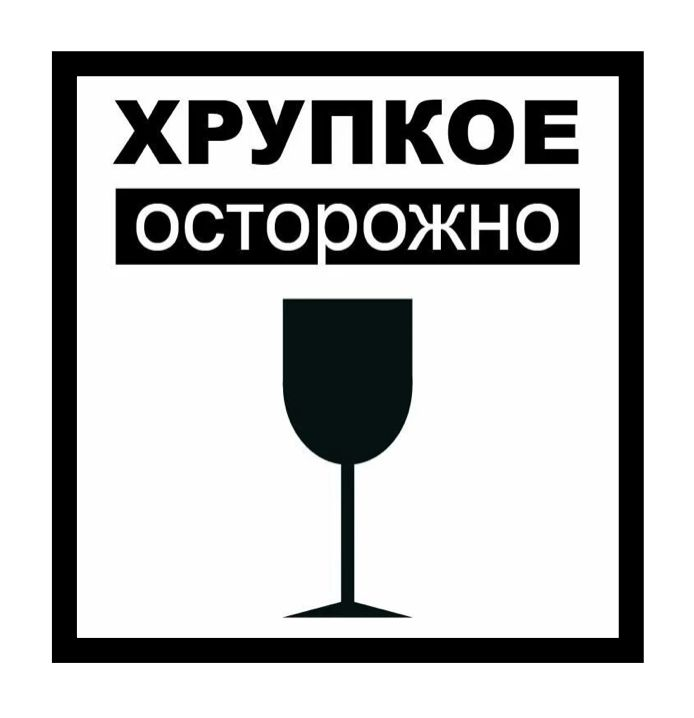
#> input picture templates/Хрупкое.jpg, 694 x 718 px, found by its file name
$ python ratio_image_file.py
#> lines starting #> are read from the running program, lines starting #| are printed output that depends on the picture
from PIL import Image
import os

from loguru import logger


def parse_aspect_ratio(ratio_str):
    """Парсит строку соотношения сторон (например, '16:9')"""
    try:
        width_ratio, height_ratio = map(float, ratio_str.split(':'))
        return width_ratio / height_ratio
    except (ValueError, AttributeError):
        raise ValueError(f"Неверный формат соотношения сторон: {ratio_str}. Используйте формат 'ширина:высота'")


def add_padding_to_aspect_ratio(image_path, aspect_ratio=None, output_size=None, output_path=None):
    """
    Добавляет белые поля к изображению для достижения нужного соотношения сторон или размеров

    Изображение масштабируется так, чтобы полностью влезать в целевые размеры без обрезки
    """
#> called with image_path = '..\\хрупкое.jpg', aspect_ratio = '16:9', output_path = 'хрупкое_16x9.jpg'

    if aspect_ratio is None and output_size is None:
        raise ValueError("Должен быть указан либо aspect_ratio, либо output_size")

    if aspect_ratio is not None and output_size is not None:
        raise ValueError("Укажите только один параметр: aspect_ratio ИЛИ output_size")

    # Открываем изображение
    with Image.open(image_path) as img:
#> img is the input picture: PIL image 694x718 RGB; mean R, G, B 191, 191.5, 191.5
        original_img = img.convert('RGB')  # Конвертируем в RGB для гарантии

        # Получаем текущие размеры
        original_width, original_height = original_img.size
        original_ratio = original_width / original_height

        # Определяем целевые размеры
        if output_size is not None:
            # Парсим размеры, если передана строка
            if isinstance(output_size, str):
                try:
                    target_width, target_height = map(int, output_size.split('x'))
                except (ValueError, AttributeError):
                    raise ValueError(f"Неверный формат размеров: {output_size}. Используйте формат 'ширинаxвысота'")
            else:
                target_width, target_height = output_size

            target_ratio = target_width / target_height

            # Масштабируем изображение так, чтобы оно полностью влезало в целевые размеры
            # Используем минимальный масштаб, чтобы обе стороны были меньше или равны целевым
            scale_width = target_width / original_width
            scale_height = target_height / original_height
            scale = min(scale_width, scale_height)

            new_width = int(original_width * scale)
            new_height = int(original_height * scale)
            original_img = original_img.resize((new_width, new_height), Image.LANCZOS)
            original_width, original_height = new_width, new_height
            logger.info(f"Изображение масштабировано до: {original_width}x{original_height}")

            new_width, new_height = target_width, target_height

        else:
            # Используем соотношение сторон
            if isinstance(aspect_ratio, str):
                target_ratio = parse_aspect_ratio(aspect_ratio)
            else:
                target_ratio = aspect_ratio

            # Если текущее соотношение уже соответствует целевому
            if abs(original_ratio - target_ratio) < 0.01:
                logger.warning("Изображение уже имеет нужное соотношение сторон")
                # if output_path:
                #     original_img.save(output_path)
                return original_img

            # Определяем новые размеры на основе соотношения сторон
            # Без масштабирования - только добавляем белые поля
            if original_ratio > target_ratio:
                # Ширина слишком большая - добавляем поля сверху и снизу
                new_width = original_width
                new_height = int(original_width / target_ratio)
            else:
                # Высота слишком большая - добавляем поля слева и справа
                new_height = original_height
                new_width = int(original_height * target_ratio)

        # Вычисляем отступы для центрирования
        padding_left = (new_width - original_width) // 2
        padding_right = new_width - original_width - padding_left
        padding_top = (new_height - original_height) // 2
        padding_bottom = new_height - original_height - padding_top

        # Проверяем, что отступы не отрицательные (изображение не выходит за границы)
        if padding_left < 0 or padding_top < 0:
            # Если изображение больше целевых размеров, масштабируем его еще раз
            scale = min(new_width / original_width, new_height / original_height)
            original_width = int(original_width * scale)
            original_height = int(original_height * scale)
            original_img = original_img.resize((original_width, original_height), Image.LANCZOS)

            # Пересчитываем отступы
            padding_left = (new_width - original_width) // 2
            padding_right = new_width - original_width - padding_left
            padding_top = (new_height - original_height) // 2
            padding_bottom = new_height - original_height - padding_top

            logger.info(f"Дополнительное масштабирование до: {original_width}x{original_height}")

        # Создаем новое изображение с белым фоном
        new_img = Image.new('RGB', (new_width, new_height), (255, 255, 255))
#> new_img: PIL image 1276x718 RGB; every value is 255

        # Вставляем оригинальное изображение в центр
        new_img.paste(original_img, (padding_left, padding_top))
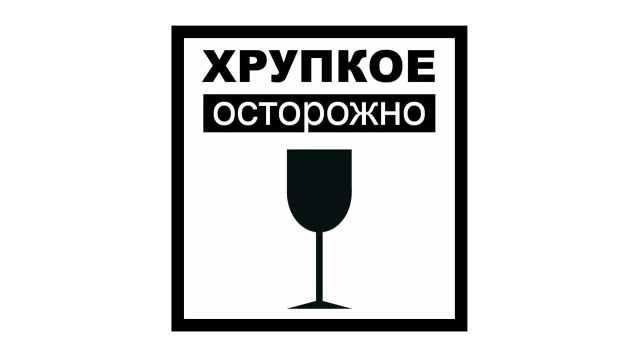
#> new_img: PIL image 1276x718 RGB (shown at 1/2 size); mean R, G, B 220.2, 220.5, 220.5

        # Сохраняем результат
        if output_path is None:
            name, ext = os.path.splitext(image_path)
            suffix = "_padded" if aspect_ratio else "_resized"
            output_path = f"{name}{suffix}{ext}"

        # new_img.save(output_path)
        # print(f"Изображение сохранено как: {output_path}")
        logger.info(f"Исходные размеры: {img.size[0]}x{img.size[1]}")
        logger.info(f"Масштабированные размеры: {original_width}x{original_height}")
        logger.info(f"Финальные размеры: {new_width}x{new_height}")
        logger.info(
            f"Добавлено полей: слева {padding_left}, справа {padding_right}, сверху {padding_top}, снизу {padding_bottom}")

        return new_img


if __name__ == "__main__":
    image_path = "..\хрупкое.jpg"

    # Вариант 1: по соотношению сторон
    try:
        add_padding_to_aspect_ratio(image_path, aspect_ratio="16:9", output_path="хрупкое_16x9.jpg")
    except Exception as e:
        print(f"Ошибка: {e}")

    # Вариант 2: по конкретным размерам (изображение будет масштабировано чтобы влезть)
    try:
        add_padding_to_aspect_ratio(image_path, output_size="800x600", output_path="хрупкое_800x600.jpg")
#> call 2 of add_padding_to_aspect_ratio, with image_path = '..\\хрупкое.jpg', output_size = '800x600', output_path = 'хрупкое_800x600.jpg'
#> in add_padding_to_aspect_ratio (call 2), `original_img = original_img.resize((new_width, new_height), Image.LANC..`:
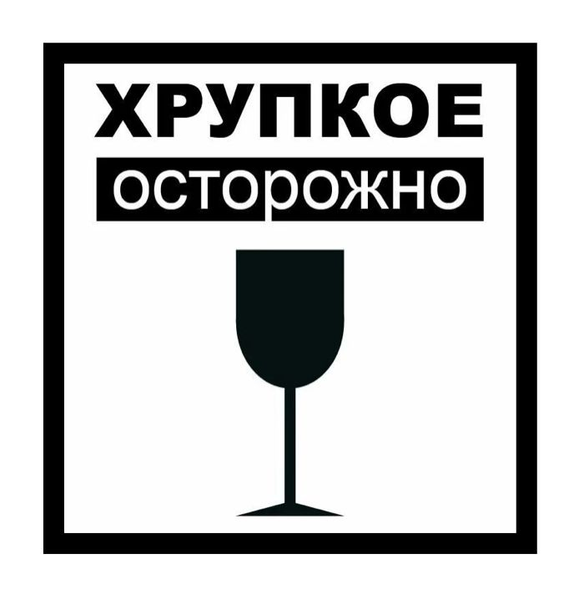
#> original_img: PIL image 579x600 RGB; mean R, G, B 191, 191.5, 191.5
#> in add_padding_to_aspect_ratio (call 2), `new_img.paste(original_img, (padding_left, padding_top))`:
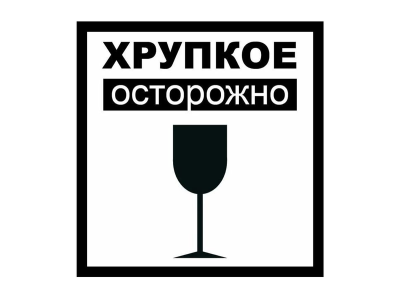
#> new_img: PIL image 800x600 RGB (shown at 1/2 size); mean R, G, B 208.7, 209.1, 209.1
    except Exception as e:
        print(f"Ошибка: {e}")

    # Вариант 3: по большим размерам (изображение увеличится до максимально возможного)
    try:
        add_padding_to_aspect_ratio(image_path, output_size="3000x2000", output_path="хрупкое_3000x2000.jpg")
#> call 3 of add_padding_to_aspect_ratio, with image_path = '..\\хрупкое.jpg', output_size = '3000x2000', output_path = 'хрупкое_3000x2000.jpg'
#> in add_padding_to_aspect_ratio (call 3), `original_img = original_img.resize((new_width, new_height), Image.LANC..`:
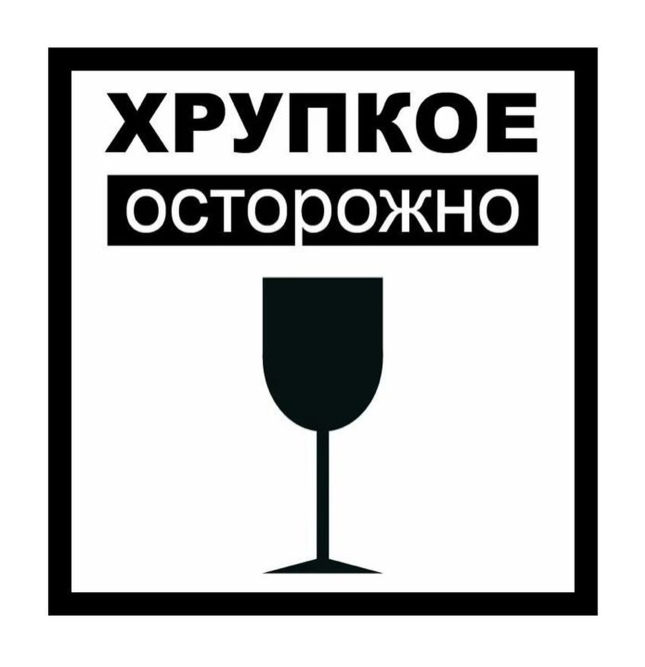
#> original_img: PIL image 1933x2000 RGB (shown at 1/3 size); mean R, G, B 191, 191.5, 191.5
#> in add_padding_to_aspect_ratio (call 3), `new_img.paste(original_img, (padding_left, padding_top))`:
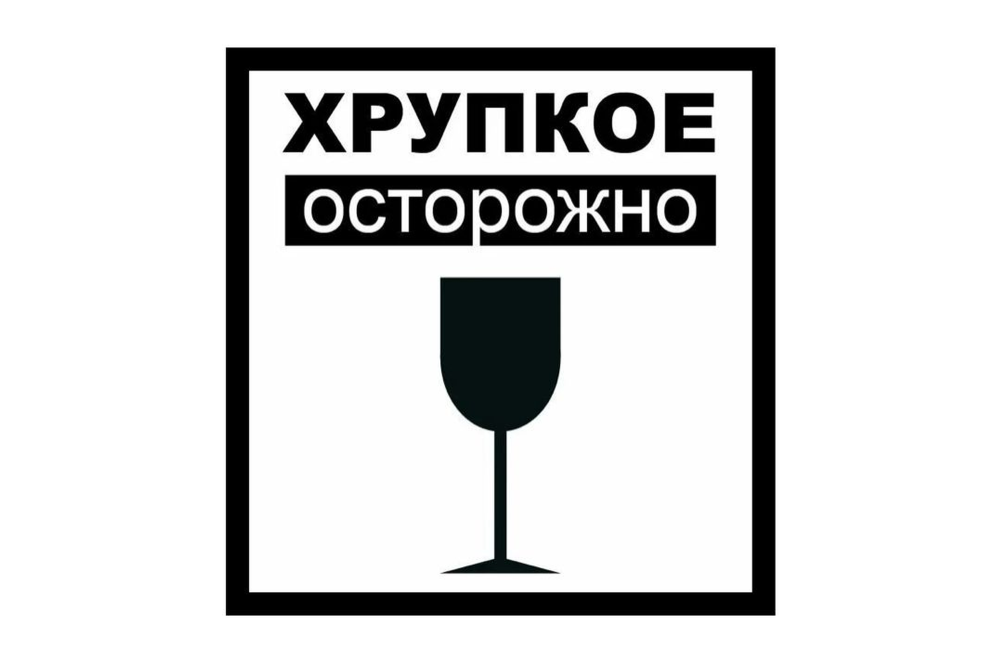
#> new_img: PIL image 3000x2000 RGB (shown at 1/3 size); mean R, G, B 213.8, 214.1, 214.1
    except Exception as e:
        print(f"Ошибка: {e}")

$ run again, with templates/Растение 1.jpg copied over templates/Хрупкое.jpg
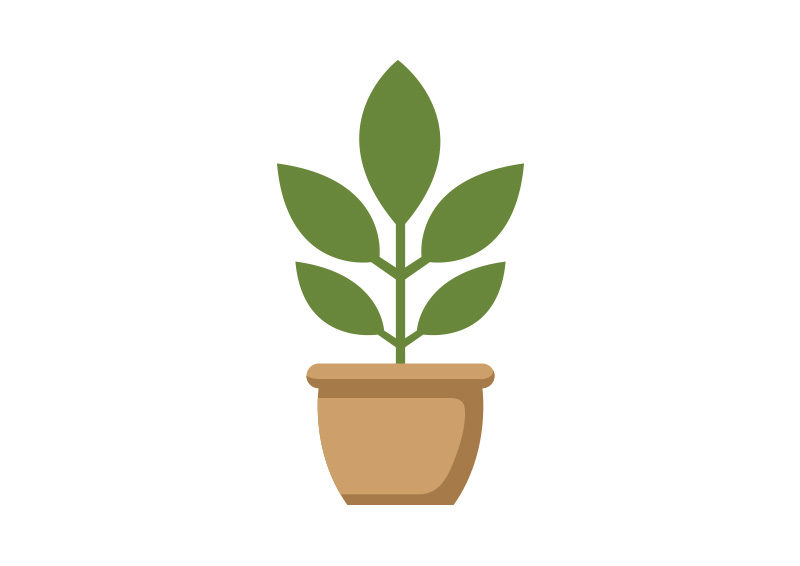
#> input picture templates/Растение 1.jpg, 800 x 566 px, found by its file name
#> in add_padding_to_aspect_ratio, img is the input picture: PIL image 800x566 RGB; mean R, G, B 241.5, 241.4, 233.6
#> in add_padding_to_aspect_ratio (call 2), `new_img.paste(original_img, (padding_left, padding_top))`:
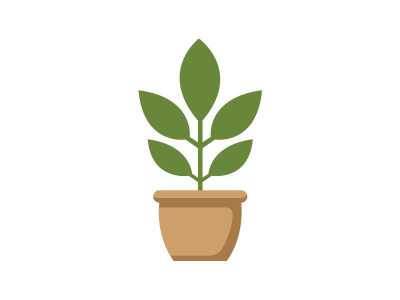
#> new_img: PIL image 800x600 RGB (shown at 1/2 size); mean R, G, B 242.3, 242.2, 234.8
#> in add_padding_to_aspect_ratio (call 3), `new_img.paste(original_img, (padding_left, padding_top))`:
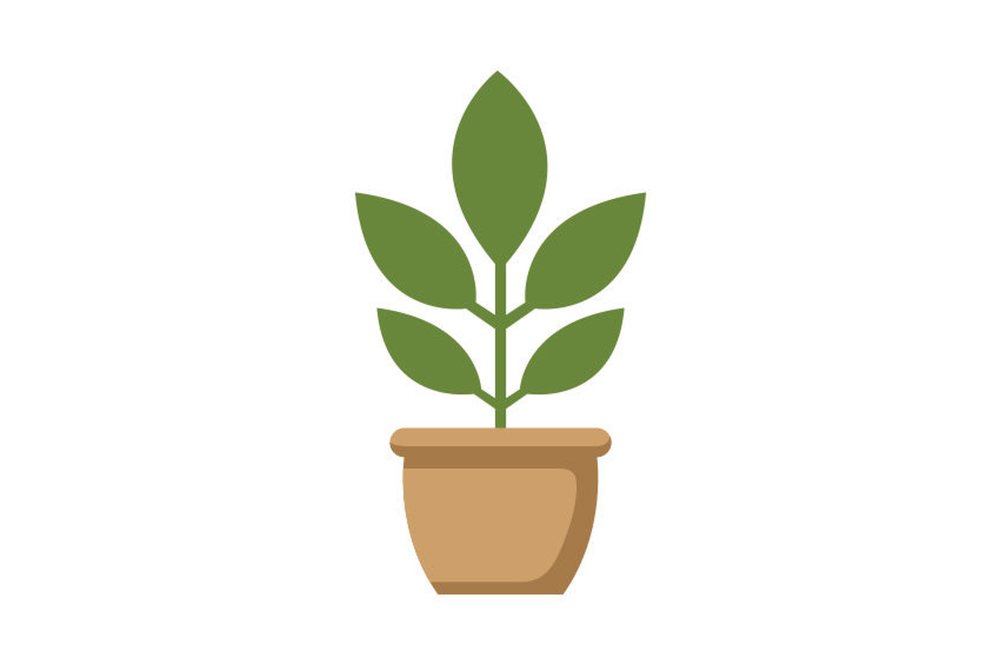
#> new_img: PIL image 3000x2000 RGB (shown at 1/3 size); mean R, G, B 242.3, 242.2, 234.9

$ run again, with templates/Тяжелый груз.jpg copied over templates/Хрупкое.jpg
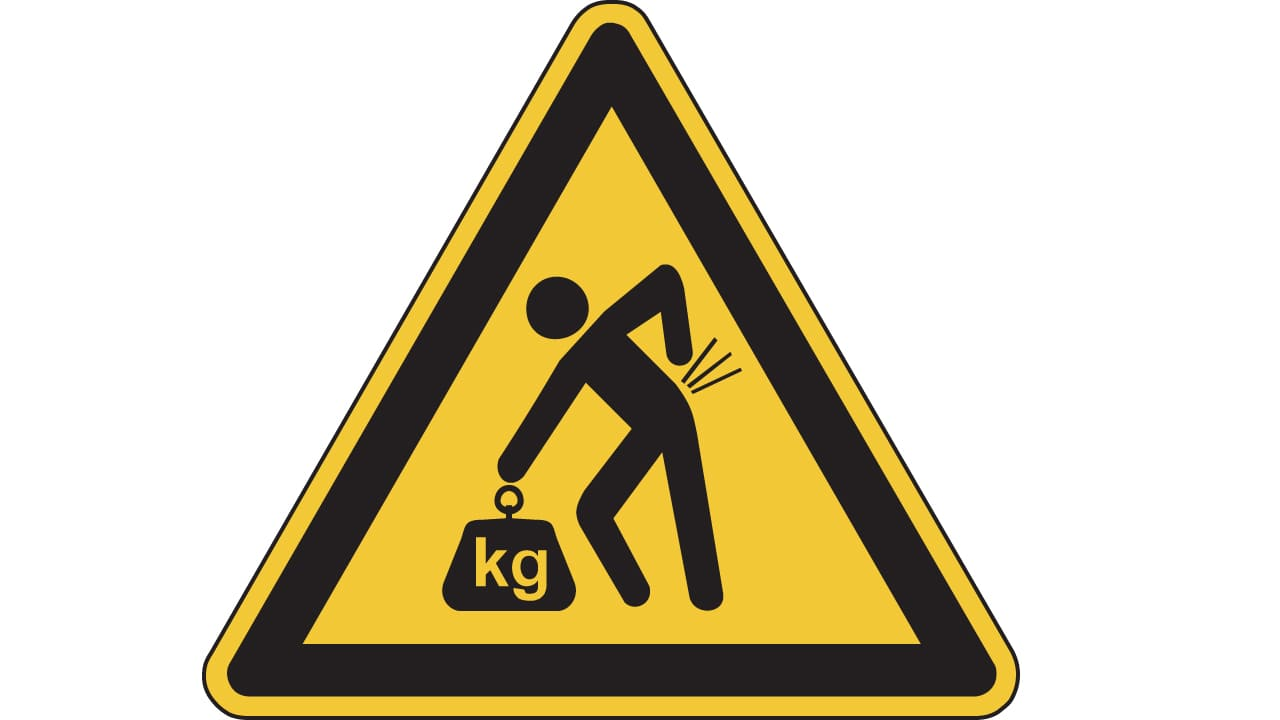
#> input picture templates/Тяжелый груз.jpg, 1280 x 720 px, found by its file name
#> in add_padding_to_aspect_ratio, img is the input picture: PIL image 1280x720 RGB; mean R, G, B 213.4, 204.9, 178.1
#> in add_padding_to_aspect_ratio (call 2), `new_img.paste(original_img, (padding_left, padding_top))`:
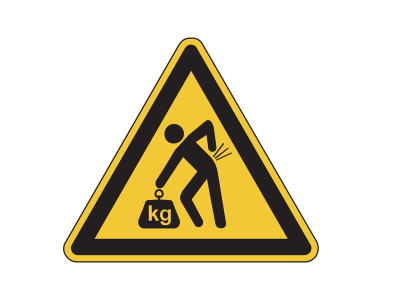
#> new_img: PIL image 800x600 RGB (shown at 1/2 size); mean R, G, B 223.8, 217.4, 197.3
#> original_img: PIL image 3000x1687 RGB
#> in add_padding_to_aspect_ratio (call 3), `new_img.paste(original_img, (padding_left, padding_top))`:
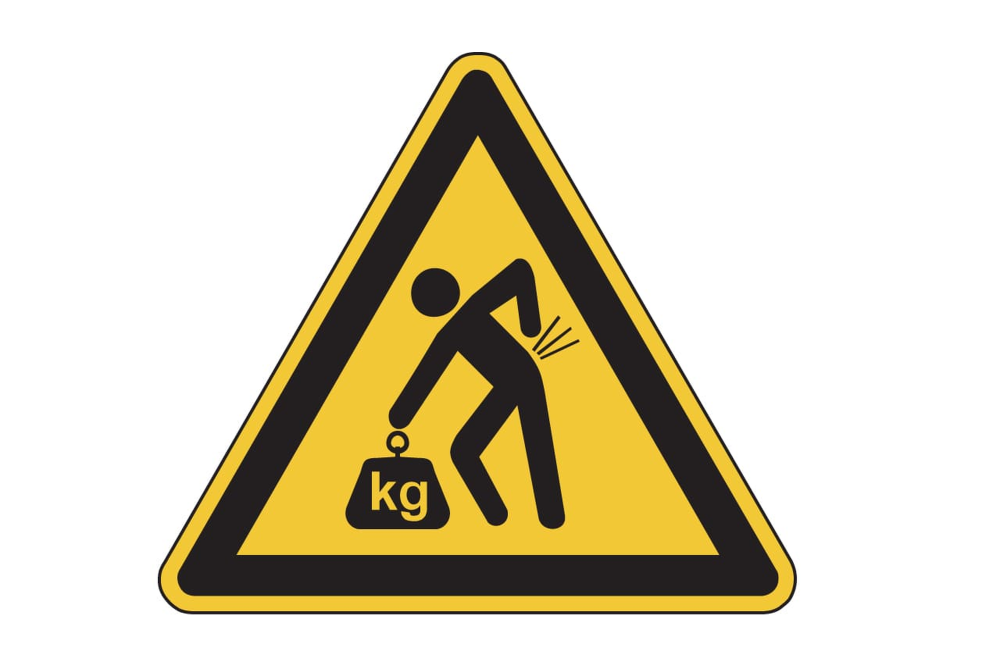
#> new_img: PIL image 3000x2000 RGB (shown at 1/3 size); mean R, G, B 219.9, 212.7, 190.2
